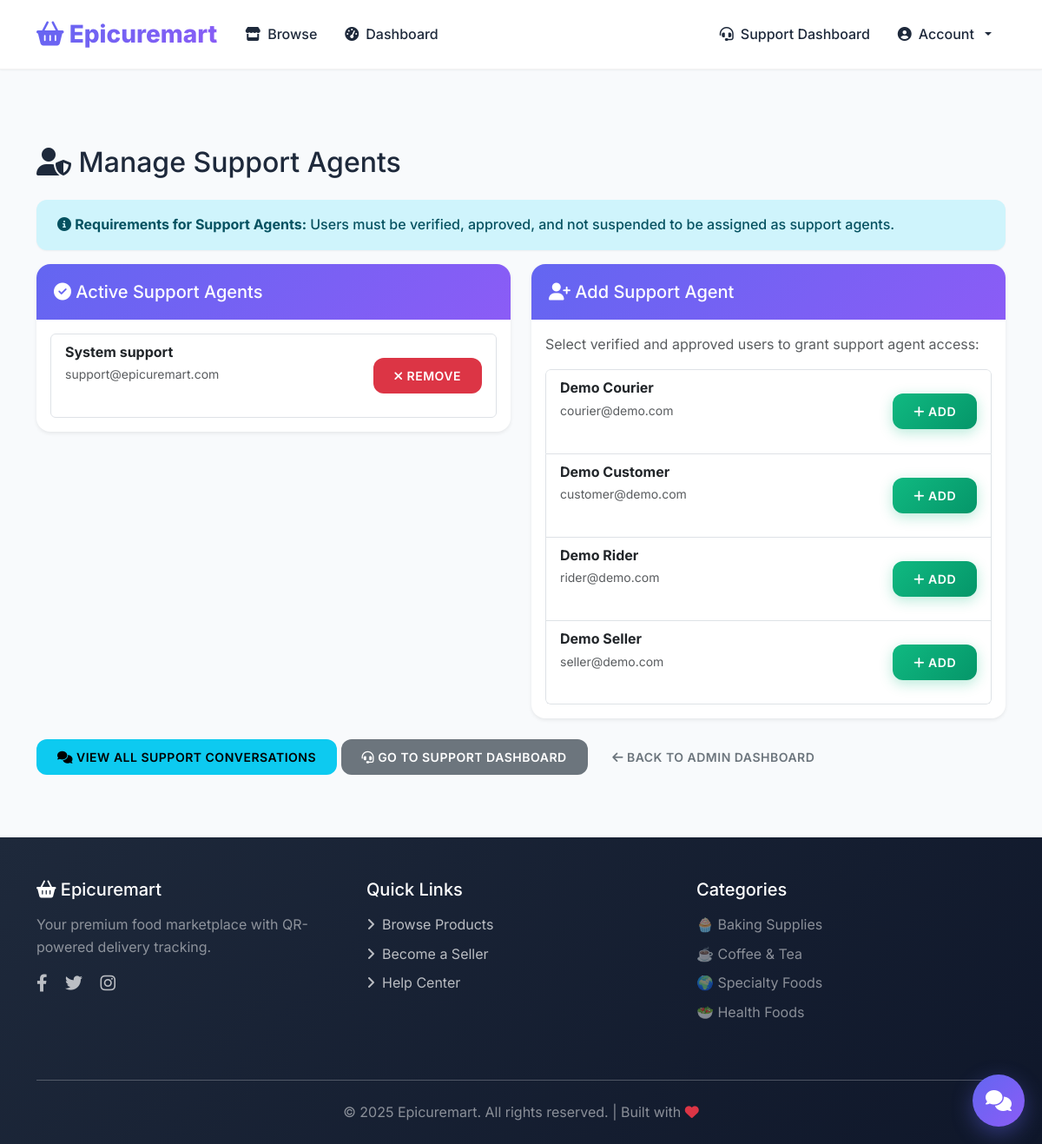
The page /admin/manage-support-agents (signed in) on the database its author committed.
### app.py (models this page shows, shortened)
class User(db.Model):
    __tablename__ = 'users'
    id = db.Column(db.Integer, primary_key=True)
    email = db.Column(db.String(120), unique=True, nullable=False)
    password_hash = db.Column(db.String(255), nullable=False)
    role = db.Column(db.Enum('admin', 'seller', 'customer', 'courier', 'rider'), nullable=False)
    is_verified = db.Column(db.Boolean, default=False)
    verification_code = db.Column(db.String(10))  # Email verification code
    verification_code_expires = db.Column(db.DateTime)  # Verification code expiry
    is_approved = db.Column(db.Boolean, default=True)  # Admin approval for sellers/couriers/riders
    is_suspended = db.Column(db.Boolean, default=False)  # Account suspension
    suspension_reason = db.Column(db.Text)  # Reason for suspension
    full_name = db.Column(db.String(100))
    first_name = db.Column(db.String(50))
    middle_name = db.Column(db.String(50))
    last_name = db.Column(db.String(50))
    phone = db.Column(db.String(20))
    id_document = db.Column(db.String(255))  # File path for uploaded ID
    business_permit = db.Column(db.String(255))  # Business permit for sellers
    drivers_license = db.Column(db.String(255))  # Driver's license for riders/couriers
    or_cr = db.Column(db.String(255))  # OR/CR for riders/couriers
    plate_number = db.Column(db.String(50))  # Plate number for riders/couriers
    vehicle_type = db.Column(db.String(50))  # Vehicle type for riders/couriers
    profile_picture = db.Column(db.String(255))  # Profile picture/business icon
    is_support_agent = db.Column(db.Boolean, default=False)  # Support agent flag
    last_activity = db.Column(db.DateTime)  # Last activity timestamp for online status
    created_at = db.Column(db.DateTime, default=datetime.utcnow)
    shop = db.relationship('Shop', backref='owner', uselist=False, cascade='all, delete-orphan')
    addresses = db.relationship('Address', backref='user', cascade='all, delete-orphan')
    orders = db.relationship('Order', backref='customer', foreign_keys='Order.customer_id')
    cart_items = db.relationship('CartItem', backref='user', cascade='all, delete-orphan')

### app.py (the view)
@app.route('/admin/manage-support-agents')
@login_required
@role_required('admin')
def manage_support_agents():
    support_agents = User.query.filter_by(is_support_agent=True).all()
    all_users = User.query.filter(User.role != 'admin').order_by(User.full_name).all()
    return render_template('admin_support_agents.html',
        support_agents=support_agents,
        all_users=all_users,
        now=datetime.utcnow()
    )

### app.py (called while the page is built)
def login_required(f):
    @wraps(f)
    def decorated_function(*args, **kwargs):
        if 'user_id' not in session:
            flash('Please log in to access this page.', 'warning')
            return redirect(url_for('login'))
        return f(*args, **kwargs)
    return decorated_function

def role_required(*roles):
    def decorator(f):
        @wraps(f)
        def decorated_function(*args, **kwargs):
            if 'user_id' not in session:
                flash('Please log in to access this page.', 'warning')
                return redirect(url_for('login'))
            user = User.query.get(session['user_id'])
            if user.role not in roles:
                flash('You do not have permission to access this page.', 'danger')
                return redirect(url_for('index'))
            if not user.is_approved and user.role in ['seller', 'courier', 'rider']:
                flash('Your account is pending approval.', 'warning')
                return redirect(url_for('pending_approval'))
            return f(*args, **kwargs)
        return decorated_function
    return decorator

@app.context_processor
def inject_cart_and_messages():
    cart_count = 0
    unread_messages = 0
    if 'user_id' in session:
        user_id = session['user_id']
        cart_count = CartItem.query.filter_by(user_id=user_id).count()
        unread_messages = Message.query.join(Conversation).filter(
            db.or_(
                db.and_(Conversation.user1_id == user_id, Message.sender_id != user_id),
                db.and_(Conversation.user2_id == user_id, Message.sender_id != user_id)
            ),
            Message.is_read == False
        ).count()
    return dict(cart_count=cart_count, unread_messages=unread_messages)

### templates/admin_support_agents.html (shortened to what this page needs)
{% extends "base.html" %}  {% block content %}
<div class="container my-4">
  <h2 class="mb-4"><i class="fas fa-user-shield"></i> Manage Support Agents</h2>
  <div class="alert alert-info">
    <i class="fas fa-info-circle"></i>
    <strong>Requirements for Support Agents:</strong> Users must be verified,
    approved, and not suspended to be assigned as support agents.
  </div>
  <div class="row">
    <div class="col-md-6">
      <div class="card shadow-sm">
        <div class="card-header bg-success text-white">
          <h5 class="mb-0">
            <i class="fas fa-check-circle"></i> Active Support Agents
          </h5>
        </div>
        <div class="card-body">
          {% if support_agents %}
          <div class="list-group">
            {% for agent in support_agents %}
            <div
              class="list-group-item d-flex justify-content-between align-items-center"
            >
              <div>
                <strong>{{ agent.full_name or agent.email }}</strong>
                <br />
                <small class="text-muted">{{ agent.email }}</small>
                <br />
                <span class="badge badge-info">{{ agent.role|title }}</span>
                {% if agent.is_verified %}
                <span class="badge badge-success">Verified</span>
                {% else %}
                <span class="badge badge-warning">Not Verified</span>
                {% endif %} {% if agent.last_activity and (now -
                agent.last_activity).total_seconds() < 300 %}
                <span class="badge badge-success">Online</span>
                {% else %}
                <span class="badge badge-secondary">Offline</span>
                {% endif %}
              </div>
              <form
                method="POST"
                action="{{ url_for('toggle_support_agent', user_id=agent.id) }}"
                style="display: inline"
              >
                <button
                  type="submit"
                  class="btn btn-sm btn-danger"
                  onclick="return confirm('Remove support agent access for {{ agent.full_name or agent.email }}?')"
                >
                  <i class="fas fa-times"></i> Remove
                </button>
              </form>
            </div>
            {% endfor %}
          </div>
          {% else %}
          <p class="text-muted">No support agents assigned yet.</p>
          {% endif %}
        </div>
      </div>
    </div>
    <div class="col-md-6">
      <div class="card shadow-sm">
        <div class="card-header bg-primary text-white">
          <h5 class="mb-0">
            <i class="fas fa-user-plus"></i> Add Support Agent
          </h5>
        </div>
        <div class="card-body">
          <p class="text-muted">
            Select verified and approved users to grant support agent access:
          </p>
          <div class="list-group" style="max-height: 400px; overflow-y: auto">
            {% for user in all_users %} {% if not user.is_support_agent %}
            <div
              class="list-group-item d-flex justify-content-between align-items-center"
            >
              <div>
                <strong>{{ user.full_name or user.email }}</strong>
                <br />
                <small class="text-muted">{{ user.email }}</small>
                <br />
                <span class="badge badge-info">{{ user.role|title }}</span>
              </div>
              <form
                method="POST"
                action="{{ url_for('toggle_support_agent', user_id=user.id) }}"
                style="display: inline"
              >
                {% if user.is_verified and user.is_approved and not
                user.is_suspended %}
                <button type="submit" class="btn btn-sm btn-success">
                  <i class="fas fa-plus"></i> Add
                </button>
                {% endif %}
              </form>
            </div>
            {% endif %} {% endfor %}
          </div>
        </div>
      </div>
    </div>
  </div>
  <div class="mt-4">
    <a href="{{ url_for('admin_support_conversations') }}" class="btn btn-info">
      <i class="fas fa-comments"></i> View All Support Conversations
    </a>
    <a href="{{ url_for('support_dashboard') }}" class="btn btn-secondary">
      <i class="fas fa-headset"></i> Go to Support Dashboard
    </a>
    <a
      href="{{ url_for('admin_dashboard') }}"
      class="btn btn-outline-secondary"
    >
      <i class="fas fa-arrow-left"></i> Back to Admin Dashboard
    </a>
  </div>
</div>
{% endblock %}

### templates/base.html (style rules this page uses)
:root { --primary: #6366f1; --primary-dark: #4f46e5; --secondary: #8b5cf6; --success: #10b981; --danger: #ef4444; --warning: #f59e0b; --info: #06b6d4; --dark: #1e293b; --light: #f8fafc; --gradient-primary: linear-gradient(135deg, #6366f1 0%, #8b5cf6 100%); --gradient-success: linear-gradient(135deg, #10b981 0%, #059669 100%); --shadow-sm: 0 1px 2px 0 rgba(0, 0, 0, 0.05); --shadow-md: 0 4px 6px -1px rgba(0, 0, 0, 0.1); --shadow-lg: 0 10px 15px -3px rgba(0, 0, 0, 0.1); --shadow-xl: 0 20px 25px -5px rgba(0, 0, 0, 0.1); }
* { margin: 0; padding: 0; box-sizing: border-box; }
body { font-family: "Inter", -apple-system, BlinkMacSystemFont, "Segoe UI", sans-serif; min-height: 100vh; display: flex; flex-direction: column; background: var(--light); color: var(--dark); line-height: 1.6; }
.btn { font-weight: 600; padding: 0.625rem 1.5rem; border-radius: 0.75rem; transition: all 0.3s ease; border: none; text-transform: uppercase; font-size: 0.875rem; letter-spacing: 0.5px; }
.btn-success { background: var(--gradient-success); box-shadow: 0 4px 15px rgba(16, 185, 129, 0.3); }
.card { border: none; border-radius: 1rem; overflow: hidden; box-shadow: var(--shadow-md); transition: all 0.4s cubic-bezier(0.175, 0.885, 0.32, 1.275); background: white; }
.card-header { background: var(--gradient-primary); color: white; font-weight: 600; border: none; padding: 1.25rem; }
.badge { padding: 0.5rem 1rem; border-radius: 2rem; font-weight: 600; font-size: 0.75rem; text-transform: uppercase; letter-spacing: 0.5px; }
.alert { border: none; border-radius: 0.75rem; padding: 1rem 1.5rem; font-weight: 500; box-shadow: var(--shadow-sm); animation: slideInDown 0.5s ease; }
html { scroll-behavior: smooth; }

### templates/components/live_chat.html (style rules this page uses)
body { overflow-x: hidden; }

### rows shown on the page
User: full_name "System support", email "support@epicuremart.com"
User: full_name "Demo Courier", email "courier@demo.com", is_verified True (drawn)
User: full_name "Demo Customer", email "customer@demo.com", is_verified True (drawn)
User: full_name "Demo Rider", email "rider@demo.com", is_verified True (drawn)
User: full_name "Demo Seller", email "seller@demo.com", is_verified True (drawn)
